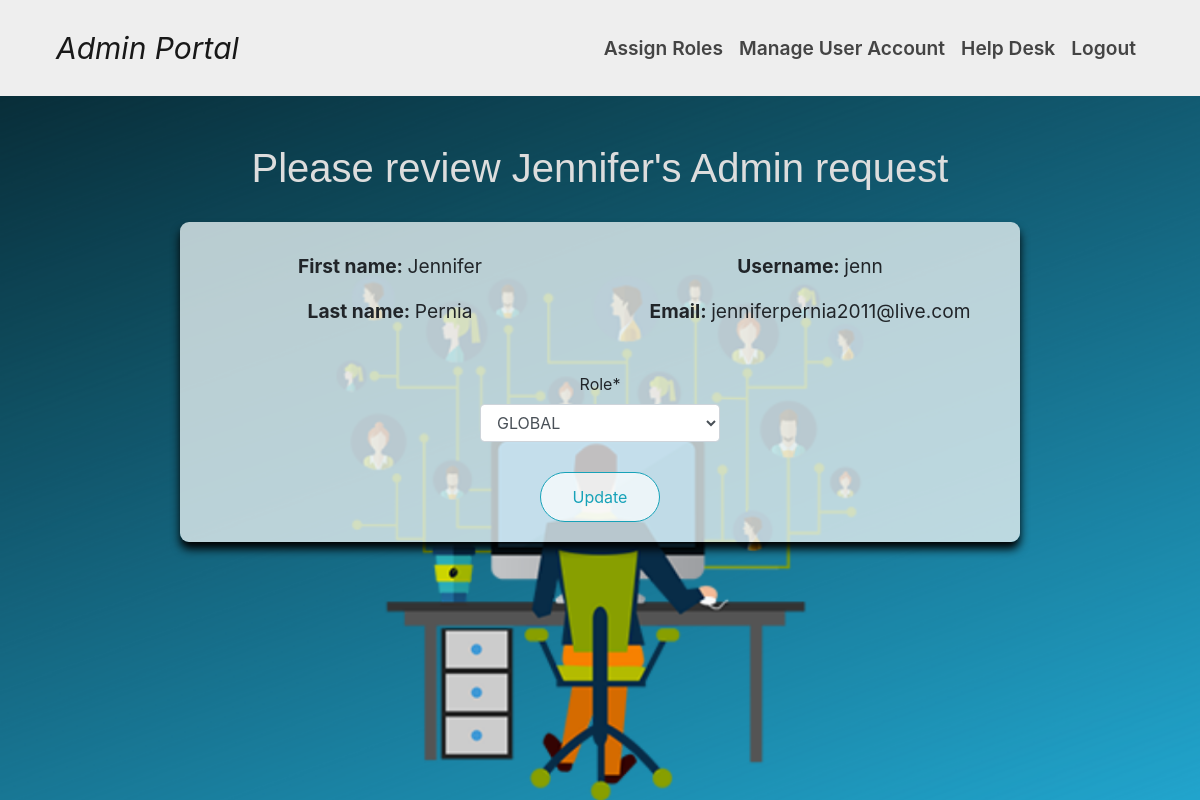
The page /new-admins/2 (signed in) on the database its author committed.
### Administrator/models.py (models this page shows, shortened)
class Administrator(models.Model):
    user = models.OneToOneField(User, on_delete=models.CASCADE)
    admin_id = models.AutoField(primary_key=True)
    first_name = models.CharField(max_length=50, blank=False, null=False)
    last_name = models.CharField(max_length=50, blank=False, null=False)
    email = models.EmailField(unique=True)
    role = models.CharField(max_length=11, choices=ROLES)
    is_admin = models.BooleanField(default=False)
    created_at = models.DateTimeField(auto_now_add=True)

### Administrator/views.py (the view)
# urls.py: path('new-admins/<int:pk>', admin_views.adminDetailView, name='admin-detail')
def adminDetailView(request, pk):
    context = {}
    admin = get_object_or_404(Administrator, admin_id=pk)
    userInstance = User.objects.get(username=request.user.username)
    isAdmin = userInstance.administrator.is_admin
    if isAdmin:
        if request.method == 'POST':
            form = AdminReviewForm(request.POST, instance=admin)
            if form.is_valid():
                admin.role = form.cleaned_data.get('role')
                admin.is_admin = True
                admin.save()
                Administrator.refresh_from_db(self=admin)
                context = {
                    'isAdmin': isAdmin,
                    'admin': admin,
                    'form': form,
                }
                return redirect('new-admins-list')
        else:
            form = AdminReviewForm(instance=admin)
            context = {
                'isAdmin': isAdmin,
                'admin': admin,
                'form': form,
            }
    else:
        return redirect('Home')
    return render(request, 'Portal/admin-detail.html', context)

### Administrator/forms.py
class AdminReviewForm(ModelForm):
    role = forms.CharField(max_length=11, widget=forms.Select(choices=ROLES))
    class Meta:
        model = User
        fields = ['role',]

### Portal/templates/Portal/admin-detail.html (shortened to what this page needs)
<head>
</head>
{% extends "Portal/base.html" %}
{% load crispy_forms_tags %}
{% block admin_links %}
    {% if isAdmin %}
        <a class="nav-link" href="{% url 'new-admins-list' %}">Assign Roles</a>
    <li class="nav-item">
        <a class="nav-link" href="{% url 'redirect-success' %}">Manage User Account</a>
    </li>
    <li class="nav-item">
        <a class="nav-link" href="{% url 'redirect-success' %}"> Help Desk</a>
    </li>
    {% endif %}
{% endblock %}
{% block content %}
<div id="backgroundimg1">
    <h1 class="display-5">Please review {{ admin.first_name }}'s Admin request</h3>
    <div class="row" id="admin-info-container">
        <form method="POST" id="form-pane">
            <div id="personal-info-pane" class="col-lg-6">
                <p style="font-size: 120%;"><strong>First name: </strong>{{admin.first_name}}</p>
                <p style="font-size: 120%;"><strong>Last name: </strong>{{admin.last_name}}</p>
            </div>
            <div id="admin-info-pane" class="col-lg-6">
                <p style="font-size: 120%;"><strong>Username: </strong>{{admin.user.username}}</p>
                <p style="font-size: 120%;"><strong>Email: </strong>{{admin.email}}</p>
            </div>
            <div id="role-box">
                <fieldset class="form-group">
                    {{ form|crispy }}
                </fieldset>
            </div>
            <div class="row" id="update-btn-container">
                <div class="form-group" style="margin: 0 auto; background-color: transparent; width: 120px !important; height: 60px !important;">
                    <button type="submit" class="btn btn-outline-info">Update</button>
                </div>
            </div>
        </form>
    </div>
</div>
{% endblock %}

### Portal/static/Portal/main.css (style rules this page uses)
html, body { height: 100%; }
.nav-link { font-size: 120% !important; color: #444 !important; font-weight: 600 !important; }
#backgroundimg1 { background-image: url("background.png"); background-size: cover; background-attachment: fixed; background-position: top; background-clip: border-box; background-repeat: no-repeat; padding-top: 18vh; height: 100vh; width: 100% !important; overflow-y: scroll !important; text-align: center; }
.display-5 { font-family: "Gill Sans", sans-serif; color: #ddd !important; font-weight: 400 !important; }
#update-btn-container { margin: 10 auto; width: 120px; height: 0px; background-color: rgba(250, 250, 250, 0.7); box-shadow: 0px 15px 15px #333 !important; border-radius: 30px; }
#update-btn-container .form-group .btn { background-color:rgba(255, 255, 255, 0.7); margin: 0 auto; width: 120px !important; height: 50px !important; border-radius: 30px !important; }
#admin-info-container { text-align: center; background-color: rgba(229, 239, 241, 0.8) !important; box-shadow: 0px 7px 10px #000 !important; width: 70vw; height: 40vh; border-radius: 9px !important; margin: 30px auto; top: 40px; }
#form-pane { width: 100% !important; height: 100% !important; }
#personal-info-pane { float: left !important; width: 50% !important; height: 20vh; margin: 10px 0 0 0; top: 20px; }
#admin-info-pane { float: left !important; width: 50% !important; top: 20px; height: 25vh; margin: 10px 0 0 0; }
#role-box { float: left !important; width: 100% !important; height: 40px !important; }
#role-box .form-group { text-align: center !important; height: 100% !important; margin: 0 auto !important; width: 20vw !important; position: relative !important; top: -30px !important; }

### rows shown on the page
Administrator: first_name "Jennifer", last_name "Pernia", user.username "jenn", email "jenniferpernia2011@live.com", role "GLOBAL"
